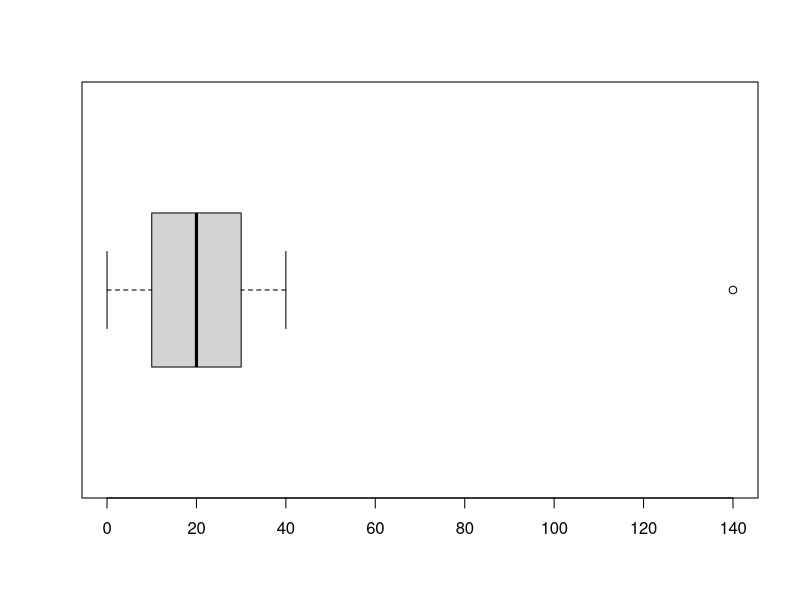
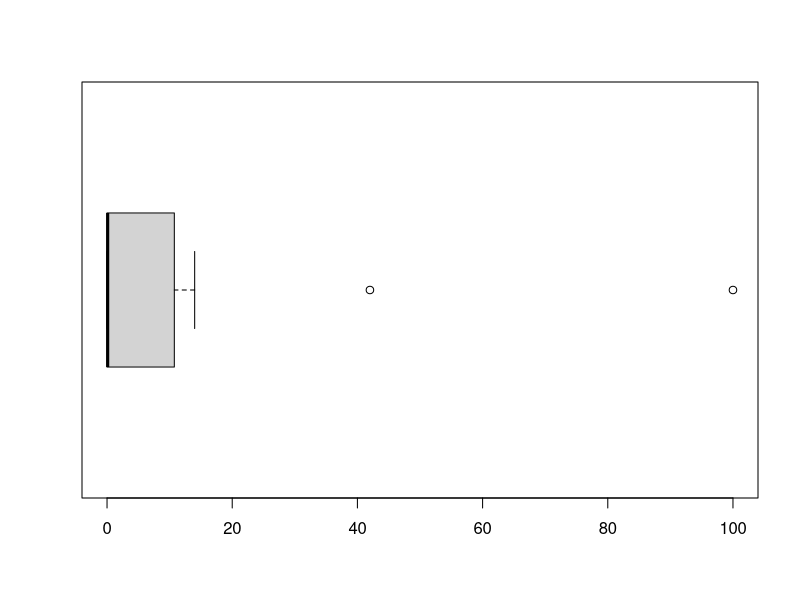

These figures' R source, in order:
#Pregunta 1 inciso b
data = c(20, 30, 10, 40, 140, 0, 10, 20, 30)
boxplot(data, horizontal = T)

#Pregunta 2 inciso b
data1 = c(0, 0.5, 1, 2, 3, 5, 7, 9, 12, 15, 18, 22)
stem(data1)

#Pregunta 2 inciso c
data2 = c(100, 42, 14, 7.5, 0.4, 0.11, 0.09, 0.05, 0.005, 0.002, 0.0001, 0)
boxplot(data2, horizontal = T)
